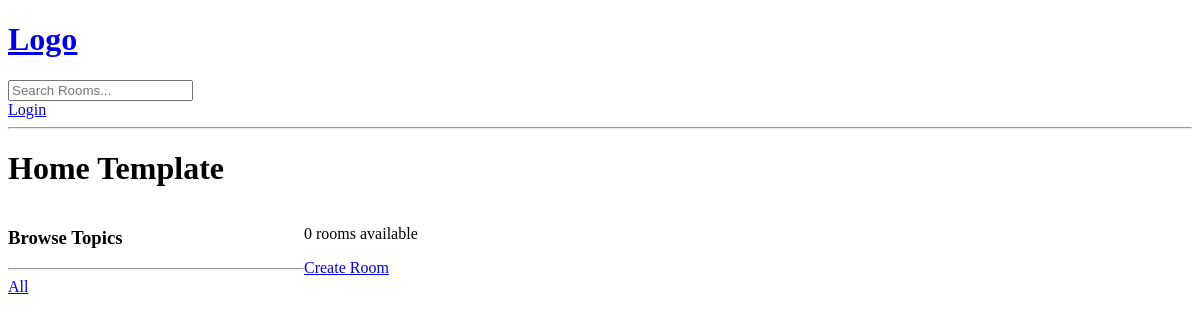
The app's page /?q=Pythonn, older data.
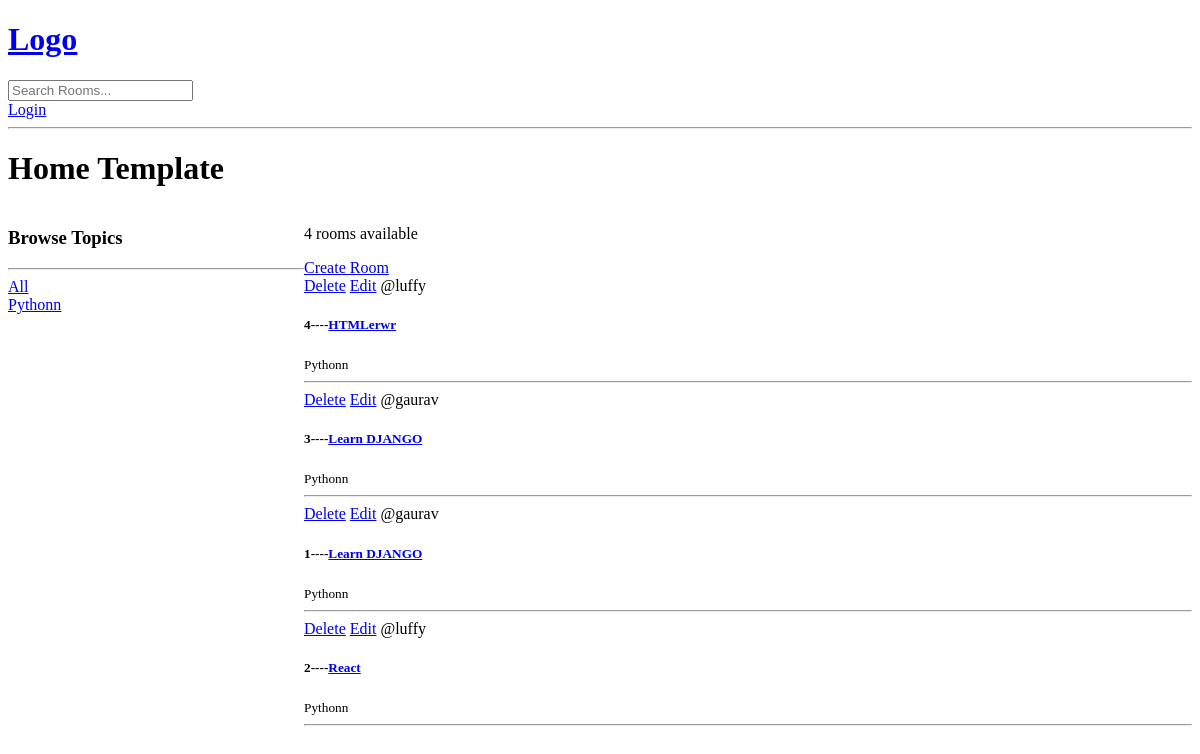
The same page, newer data.
### base/models.py (models this page shows, shortened)
class Topic(models.Model):
  name = models.CharField(max_length=200)

class Room(models.Model):
  host = models.ForeignKey(User, on_delete= models.SET_NULL,null=True)
  topic = models.ForeignKey(Topic, on_delete= models.SET_NULL,null=True)
  name = models.CharField(max_length=200)
  description = models.TextField(null= True, blank= True)
  updated = models.DateTimeField(auto_now= True)
  created = models.DateTimeField(auto_now_add=True)
  class Meta:
    ordering = ['-updated','-created']

### base/views.py (the view)
# urls.py: path('',views.home,name='home'),
def home(request):
  q = request.GET.get('q') if request.GET.get('q') != None else ''
  rooms = Room.objects.filter(
  Q(topic__name__icontains = q) |
  Q(name__icontains = q) |
  Q(description__icontains = q))
  topics = Topic.objects.all()
  room_count = rooms.count()
  context = {'rooms':rooms,'topics':topics,
  'room_count':room_count}
  return render(request,'base/home.html',context)

### base/templates/base/home.html (shortened to what this page needs)
{%extends 'main.html'%} {%block content%}
<h1>Home Template</h1>
<div class="home-container">
  <div>
    <h3>Browse Topics</h3>
    <hr />
    <div>
      <a href="{%url 'home'%}">All</a>
    </div>
    {%for topic in topics%}
    <div>
      <a href="{%url 'home'%}?q={{topic.name}}">{{topic.name}}</a>
    </div>
    {%endfor%}
  </div>
  <div>
    <p>{{room_count}} rooms available</p>
    <a href="{%url 'create-room'%}">Create Room</a>
    <div>
      {%for room in rooms%}
      <div>
        <a href="{%url 'delete-room' room.id%}">Delete</a>
        <a href="{%url 'update-room' room.id%}">Edit</a>
        <span>@{{room.host.username}}</span>
        <h5>
          {{room.id}}----<a href="{% url 'room' room.id%}">{{room.name}}</a>
        </h5>
        <small> {{room.topic.name}} </small>
        <hr />
      </div>
      {%endfor%}
    </div>
  </div>
</div>
{%endblock%}

Row changes from the older to the newer data that the page shows:
added Topic: name "Pythonn"
added Room: host.username "luffy", id "4", name "HTMLerwr", topic.name "Pythonn"
added Room: host.username "gaurav", id "3", name "Learn DJANGO", topic.name "Pythonn"
now on this page (row edited): Room: host.username "gaurav", id "1", name "Learn DJANGO", topic.name "Pythonn"
now on this page (row edited): Room: host.username "luffy", id "2", name "React", topic.name "Pythonn"
Text that changed along with them:
{{ room_count }}: "0" → "4"
